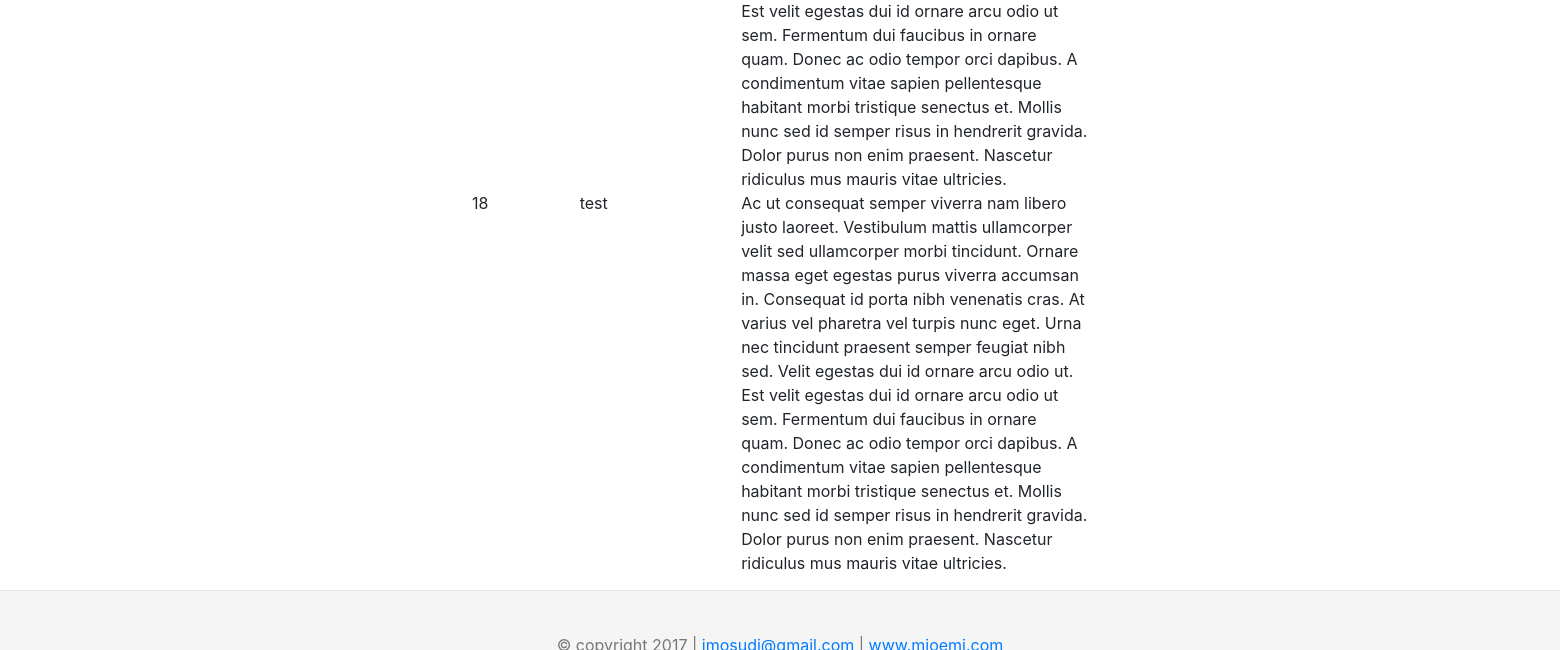
/notes (lower part), run on an earlier commit of the app's database.
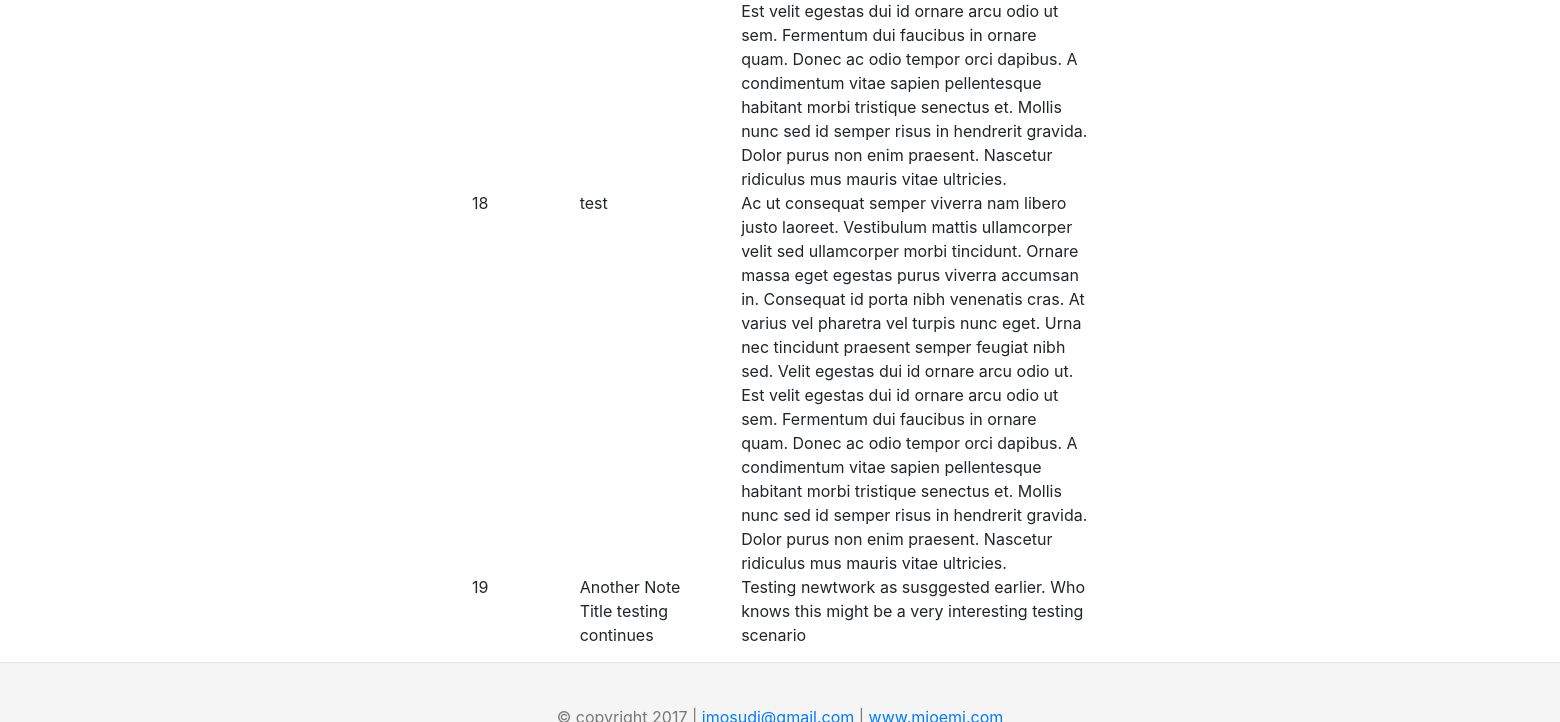
And on a later commit of the database.
### models.py (models this page shows, shortened)
class Note(db.Model):
    id = db.Column(db.Integer, primary_key=True)
    title = db.Column(db.String(80))
    body = db.Column(db.Text)

### main.py (the view)
@app.route("/notes", methods=["GET", "POST"])
def notes():
    pageName = "/notes"
    notes = Note.query.all()
    return render_template("notes.html", notes=notes, pageName=pageName, current_time=datetime.utcnow())

### templates/notes.html
{% extends "base.html" %}
{% block page_content %}
<div class=" border border-success">
<div class="container container-fluid"  >
<div id="map" class="border border-primary rounded" style="height:500px;margin-top: 10px;margin-bottom: 10px;">
<div class="row">
{% for noted in notes %}
                        <div class="col-md-2">{{noted.id}}</div>
                        <div class="col-md-3">{{noted.title}}</div>
                        <div class="col-md-7">{{noted.body}}</div>
{% endfor %}
</div>
</div>
</div>
</div>
{% endblock %}

### templates/base.html (shortened to what this page needs)
{% extends "bootstrap/base.html" %}
{% block styles %}
	<link rel="stylesheet" type="text/css"
          href="{{url_for('static', filename='css/bootstrap.min.css')}}">
        <link rel="stylesheet" type="text/css"
          href="{{url_for('static', filename='css/narrow-jumbotron.css')}}">
	<link rel="stylesheet" href="//necolas.github.io/normalize.css/7.0.0/normalize.css">
        <link rel="stylesheet" type="text/css"
          href="{{url_for('static', filename='css/sticky-footer.css')}}">
{% endblock %}
{% block navbar %}
<div class="container">
{% endblock %}
{% block content %}
		{% block page_content %} {% endblock %}
</div>
<footer class="footer">
	<div class="container" style="text-align:center;">
		|<a href="mailto:imosudi@gmail.com"> imosudi@gmail.com</a>
		|<a href="http://www.mioemi.com"> www.mioemi.com</a>
	</div>
</footer>
{% endblock %}

### static/css/narrow-jumbotron.css (style rules this page uses)
body { padding-top: 1.5rem; padding-bottom: 1.5rem; }
.header, .marketing, .footer { padding-right: 1rem; padding-left: 1rem; }
.footer { padding-top: 1.5rem; color: #777; border-top: .05rem solid #e5e5e5; }
@media (min-width: 48em) { .container { max-width: 46rem; } }
@media screen and (min-width: 48em) { .header, .marketing, .footer { padding-right: 0; padding-left: 0; } }

### static/css/sticky-footer.css (style rules this page uses)
html { position: relative; min-height: 100%; }
body { margin-bottom: 60px; }
.footer { position: absolute; bottom: 0; width: 100%; height: 60px; line-height: 60px; background-color: #f5f5f5; }
.container { width: auto; max-width: 680px; padding: 0 15px; }

What changed in the data, as far as the page shows it:
added Note: id "19", title "Another Note Title testing continues", body "Testing newtwork as susggested earlier. Who knows this might be a very interesting testing scenario"
